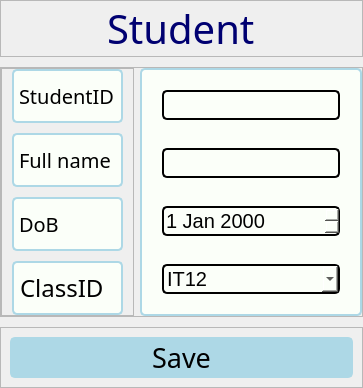
               <widget class="QWidget" name="page6">
                <layout class="QVBoxLayout" name="verticalLayout_2">
                 <property name="spacing">
                  <number>10</number>
                 </property>
                 <property name="leftMargin">
                  <number>0</number>
                 </property>
                 <property name="topMargin">
                  <number>0</number>
                 </property>
                 <property name="rightMargin">
                  <number>0</number>
                 </property>
                 <property name="bottomMargin">
                  <number>0</number>
                 </property>
                 <item alignment="Qt::AlignTop">
                  <widget class="QFrame" name="frame_2">
                   <property name="font">
                    <font>
                     <pointsize>1</pointsize>
                    </font>
                   </property>
                   <property name="frameShape">
                    <enum>QFrame::StyledPanel</enum>
                   </property>
                   <property name="frameShadow">
                    <enum>QFrame::Raised</enum>
                   </property>
                   <layout class="QVBoxLayout" name="verticalLayout_5">
                    <property name="spacing">
                     <number>0</number>
                    </property>
                    <property name="leftMargin">
                     <number>0</number>
                    </property>
                    <property name="topMargin">
                     <number>0</number>
                    </property>
                    <property name="rightMargin">
                     <number>0</number>
                    </property>
                    <property name="bottomMargin">
                     <number>0</number>
                    </property>
                    <item alignment="Qt::AlignHCenter|Qt::AlignTop">
                     <widget class="QLabel" name="label_8">
                      <property name="font">
                       <font>
                        <family>Arial Rounded MT Bold</family>
                        <pointsize>30</pointsize>
                       </font>
                      </property>
                      <property name="styleSheet">
                       <string notr="true">color: rgb(0, 0, 113);</string>
                      </property>
                      <property name="text">
                       <string>Student</string>
                      </property>
                     </widget>
                    </item>
                   </layout>
                  </widget>
                 </item>
                 <item>
                  <widget class="QFrame" name="frame_29">
                   <property name="sizePolicy">
                    <sizepolicy hsizetype="Expanding" vsizetype="Expanding">
                     <horstretch>0</horstretch>
                     <verstretch>0</verstretch>
                    </sizepolicy>
                   </property>
                   <property name="frameShape">
                    <enum>QFrame::StyledPanel</enum>
                   </property>
                   <property name="frameShadow">
                    <enum>QFrame::Raised</enum>
                   </property>
                   <layout class="QHBoxLayout" name="horizontalLayout_4">
                    <property name="leftMargin">
                     <number>0</number>
                    </property>
                    <property name="topMargin">
                     <number>0</number>
                    </property>
                    <property name="rightMargin">
                     <number>0</number>
                    </property>
                    <property name="bottomMargin">
                     <number>0</number>
                    </property>
                    <item alignment="Qt::AlignLeft">
                     <widget class="QFrame" name="frame_3">
                      <property name="sizePolicy">
                       <sizepolicy hsizetype="Preferred" vsizetype="Expanding">
                        <horstretch>0</horstretch>
                        <verstretch>0</verstretch>
                       </sizepolicy>
                      </property>
                      <property name="styleSheet">
                       <string notr="true"/>
                      </property>
                      <property name="frameShape">
                       <enum>QFrame::StyledPanel</enum>
                      </property>
                      <property name="frameShadow">
                       <enum>QFrame::Raised</enum>
                      </property>
                      <layout class="QVBoxLayout" name="verticalLayout_7">
                       <property name="spacing">
                        <number>10</number>
                       </property>
                       <property name="leftMargin">
                        <number>10</number>
                       </property>
                       <property name="topMargin">
                        <number>0</number>
                       </property>
                       <property name="rightMargin">
                        <number>10</number>
                       </property>
                       <property name="bottomMargin">
                        <number>0</number>
                       </property>
                       <item>
                        <widget class="QLabel" name="label_9">
                         <property name="font">
                          <font>
                           <family>Arial Rounded MT Bold</family>
                           <pointsize>15</pointsize>
                          </font>
                         </property>
                         <property name="styleSheet">
                          <string notr="true">border: 2px solid  lightblue;
border-radius: 5px;
background-color: rgb(251, 255, 249);
</string>
                         </property>
                         <property name="text">
                          <string>StudentID</string>
                         </property>
                        </widget>
                       </item>
                       <item>
                        <widget class="QLabel" name="label_10">
                         <property name="font">
                          <font>
                           <family>Arial Rounded MT Bold</family>
                           <pointsize>15</pointsize>
                          </font>
                         </property>
                         <property name="styleSheet">
                          <string notr="true">border: 2px solid  lightblue;
border-radius: 5px;
background-color: rgb(251, 255, 249);
</string>
                         </property>
                         <property name="text">
                          <string>Full name</string>
                         </property>
                        </widget>
                       </item>
                       <item>
                        <widget class="QLabel" name="label_11">
                         <property name="font">
                          <font>
                           <family>Arial Rounded MT Bold</family>
                           <pointsize>15</pointsize>
                          </font>
                         </property>
                         <property name="styleSheet">
                          <string notr="true">border: 2px solid  lightblue;
border-radius: 5px;
background-color: rgb(251, 255, 249);
</string>
                         </property>
                         <property name="text">
                          <string>DoB</string>
                         </property>
                        </widget>
                       </item>
                       <item>
                        <widget class="QLabel" name="label_13">
                         <property name="font">
                          <font>
                           <family>Arial Rounded MT Bold</family>
                           <pointsize>18</pointsize>
                          </font>
                         </property>
                         <property name="styleSheet">
                          <string notr="true">border: 2px solid  lightblue;
border-radius: 5px;
background-color: rgb(251, 255, 249);
</string>
                         </property>
                         <property name="text">
                          <string>ClassID</string>
                         </property>
                        </widget>
                       </item>
                      </layout>
                     </widget>
                    </item>
                    <item>
                     <widget class="QFrame" name="frame_31">
                      <property name="sizePolicy">
                       <sizepolicy hsizetype="Expanding" vsizetype="Preferred">
                        <horstretch>0</horstretch>
                        <verstretch>0</verstretch>
                       </sizepolicy>
                      </property>
                      <property name="font">
                       <font>
                        <pointsize>15</pointsize>
                       </font>
                      </property>
                      <property name="styleSheet">
                       <string notr="true">border: 2px solid  lightblue;
border-radius: 5px;
background-color: rgb(251, 255, 249);
</string>
                      </property>
                      <property name="frameShape">
                       <enum>QFrame::StyledPanel</enum>
                      </property>
                      <property name="frameShadow">
                       <enum>QFrame::Raised</enum>
                      </property>
                      <layout class="QVBoxLayout" name="verticalLayout_8">
                       <item>
                        <widget class="QFrame" name="frame_60">
                         <property name="styleSheet">
                          <string notr="true">border-color: none;</string>
                         </property>
                         <property name="frameShape">
                          <enum>QFrame::StyledPanel</enum>
                         </property>
                         <property name="frameShadow">
                          <enum>QFrame::Raised</enum>
                         </property>
                         <layout class="QVBoxLayout" name="verticalLayout_39">
                          <item>
                           <widget class="QLineEdit" name="lineEdit_2">
                            <property name="font">
                             <font>
                              <pointsize>15</pointsize>
                             </font>
                            </property>
                            <property name="styleSheet">
                             <string notr="true">border: 2px solid ;
border-radius: 5px;
background-color: rgb(251, 255, 249);
</string>
                            </property>
                           </widget>
                          </item>
                         </layout>
                        </widget>
                       </item>
                       <item>
                        <widget class="QFrame" name="frame_63">
                         <property name="styleSheet">
                          <string notr="true">border-color: none</string>
                         </property>
                         <property name="frameShape">
                          <enum>QFrame::StyledPanel</enum>
                         </property>
                         <property name="frameShadow">
                          <enum>QFrame::Raised</enum>
                         </property>
                         <layout class="QVBoxLayout" name="verticalLayout_40">
                          <item>
                           <widget class="QLineEdit" name="lineEdit_3">
                            <property name="font">
                             <font>
                              <pointsize>15</pointsize>
                             </font>
                            </property>
                            <property name="styleSheet">
                             <string notr="true">border: 2px solid ;
border-radius: 5px;
background-color: rgb(251, 255, 249);
</string>
                            </property>
                           </widget>
                          </item>
                         </layout>
                        </widget>
                       </item>
                       <item>
                        <widget class="QFrame" name="frame_61">
                         <property name="styleSheet">
                          <string notr="true">border-color: none</string>
                         </property>
                         <property name="frameShape">
                          <enum>QFrame::StyledPanel</enum>
                         </property>
                         <property name="frameShadow">
                          <enum>QFrame::Raised</enum>
                         </property>
                         <layout class="QVBoxLayout" name="verticalLayout_41">
                          <item>
                           <widget class="QDateEdit" name="dateEdit">
                            <property name="font">
                             <font>
                              <pointsize>15</pointsize>
                             </font>
                            </property>
                            <property name="styleSheet">
                             <string notr="true">border: 2px solid;
border-radius: 5px;
background-color: rgb(251, 255, 249);
</string>
                            </property>
                           </widget>
                          </item>
                         </layout>
                        </widget>
                       </item>
                       <item>
                        <widget class="QFrame" name="frame_62">
                         <property name="styleSheet">
                          <string notr="true">border-color: none</string>
                         </property>
                         <property name="frameShape">
                          <enum>QFrame::StyledPanel</enum>
                         </property>
                         <property name="frameShadow">
                          <enum>QFrame::Raised</enum>
                         </property>
                         <layout class="QVBoxLayout" name="verticalLayout_42">
                          <item>
                           <widget class="QComboBox" name="comboBox">
                            <property name="font">
                             <font>
                              <pointsize>15</pointsize>
                             </font>
                            </property>
                            <property name="styleSheet">
                             <string notr="true">border: 2px solid;
border-radius: 5px;
background-color: rgb(251, 255, 249);
</string>
                            </property>
                            <item>
                             <property name="text">
                              <string>IT12</string>
                             </property>
                            </item>
                            <item>
                             <property name="text">
                              <string>IT13</string>
                             </property>
                            </item>
                            <item>
                             <property name="text">
                              <string>BM12</string>
                             </property>
                            </item>
                            <item>
                             <property name="text">
                              <string>BM13</string>
                             </property>
                            </item>
                           </widget>
                          </item>
                         </layout>
                        </widget>
                       </item>
                      </layout>
                     </widget>
                    </item>
                   </layout>
                  </widget>
                 </item>
                 <item>
                  <widget class="QFrame" name="frame_30">
                   <property name="frameShape">
                    <enum>QFrame::StyledPanel</enum>
                   </property>
                   <property name="frameShadow">
                    <enum>QFrame::Raised</enum>
                   </property>
                   <layout class="QVBoxLayout" name="verticalLayout_6">
                    <item>
                     <widget class="QPushButton" name="pushButton_4">
                      <property name="font">
                       <font>
                        <family>Arial Rounded MT Bold</family>
                        <pointsize>20</pointsize>
                       </font>
                      </property>
                      <property name="styleSheet">
                       <string notr="true">border: 2px solid lightblue ;
border-radius: 5px;
background-color: rgb(251, 255, 249);
background-color: rgb(173, 216, 230);</string>
                      </property>
                      <property name="text">
                       <string>Save</string>
                      </property>
                      <property name="shortcut">
                       <string>Return</string>
                      </property>
                     </widget>
                    </item>
                   </layout>
                  </widget>
                 </item>
                </layout>
               </widget>
